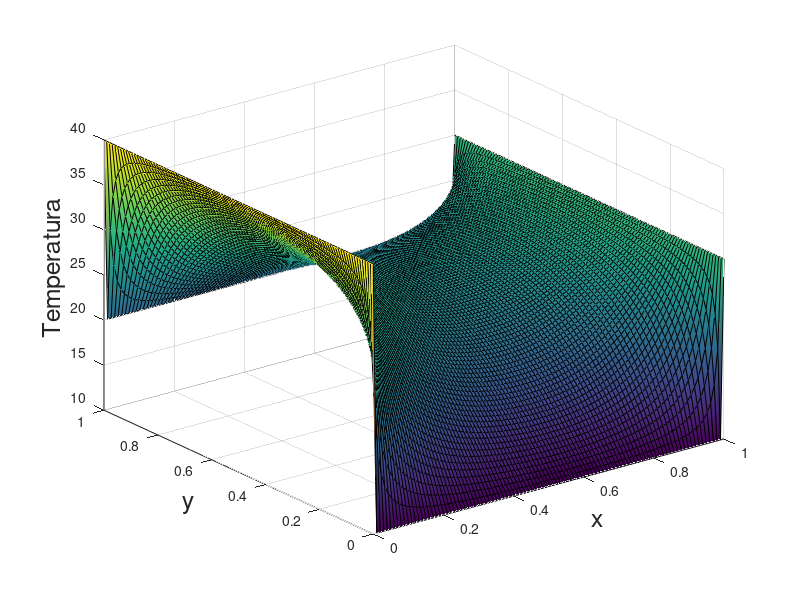

Write MATLAB code to recreate this figure.
clc; clear; close all;
%% dati
Lx = 1;
Ly = 1;
cond = 1;

Ts = 10;
Tn = 20;
Te = 30;
Tw = 40;

%% griglie spaziali
nx = 100;
ny = 100;
ntot = nx*ny;
xvec = linspace(0,Lx,nx);
yvec = linspace(0,Ly,ny);
dx = xvec(2)-xvec(1);
dy = yvec(2)-yvec(1);

%% AA & bb
AA = sparse([],[],[],ntot,ntot,5*ntot); % alloco lo spazio
tnoto = zeros(ntot,1);

for ii = 2:nx-1
    for jj = 2:ny-1
        kk = ii+nx*(jj-1);
        ke = kk +1;
        kw = kk -1;
        kn = kk +nx;
        ks = kk -nx;
        
        AA(kk,kk) = -2*cond*(1/dx^2+1/dy^2);
        AA(kk,kn) = cond/dy^2;
        AA(kk,ks) = cond/dy^2;
        AA(kk,ke) = cond/dx^2;
        AA(kk,kw) = cond/dx^2;
    end
end

%% coco
% south
jj = 1;
for ii = 1:nx
    kk = ii;
    AA(kk,kk) = 1;
    tnoto(kk) = Ts;
end

% north
jj = ny;
for ii = 1:nx
    kk = ii+nx*(jj-1);
    AA(kk,kk) = 1;
    tnoto(kk) = Tn;
end

% east
ii = nx;
for jj = 1:ny
    kk = ii+nx*(jj-1);
    AA(kk,kk) = 1;
    tnoto(kk) = Te;
end

% west
ii = 1;
for jj = 1:ny
    kk = ii+nx*(jj-1);
    AA(kk,kk) = 1;
    tnoto(kk) = Tw;
end

%% risolvo e surf
TT = AA\tnoto;

[xmat, ymat] = meshgrid(xvec, yvec);
TTmatrix = reshape(TT,nx,ny);

figure(1)
surf(xmat, ymat, TTmatrix', 'facecolor', 'interp')
xlabel('x', 'fontsize', 18)
ylabel('y', 'fontsize', 18)
zlabel('Temperatura', 'fontsize', 18)
